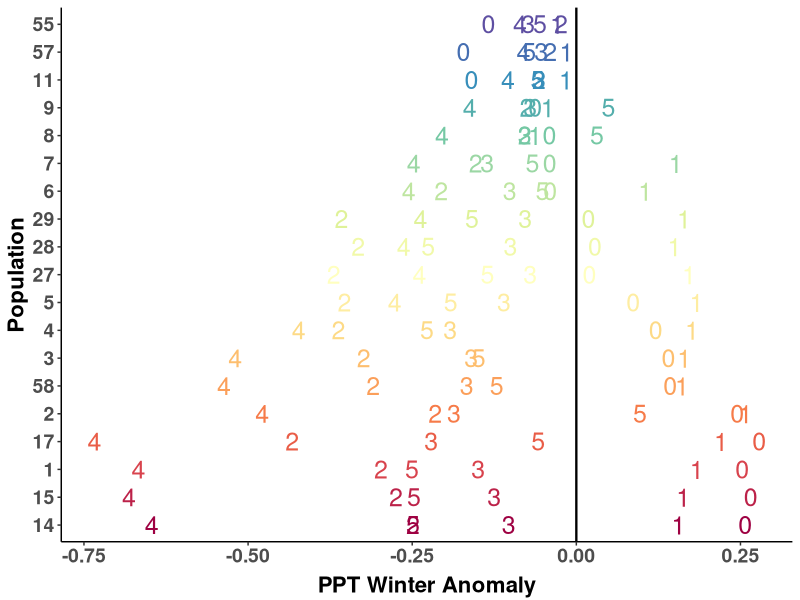
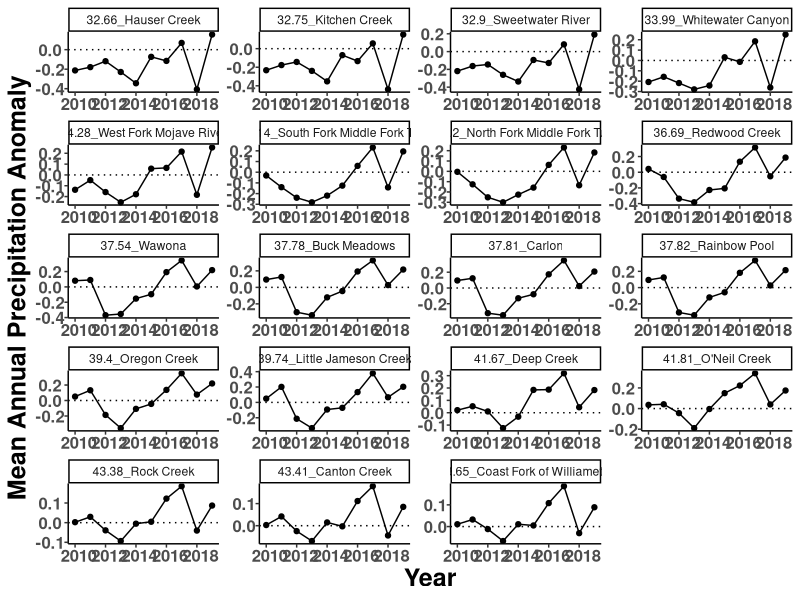
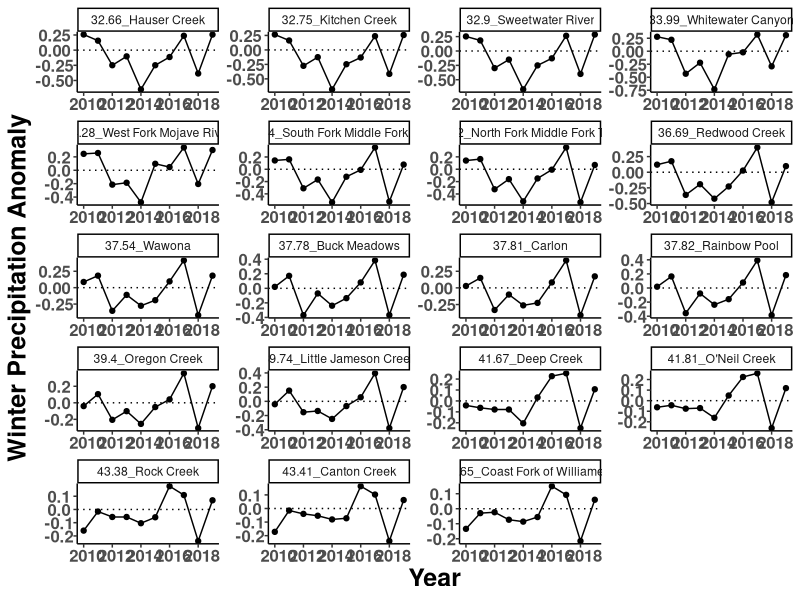
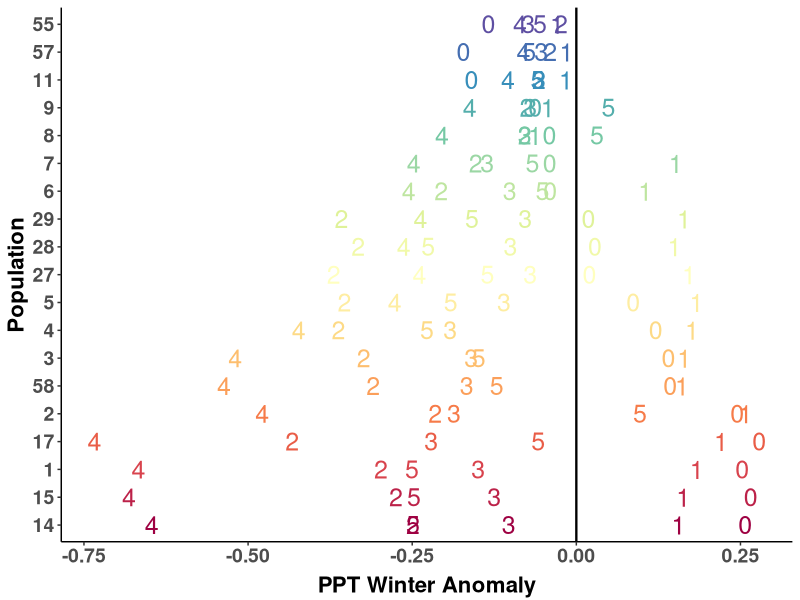
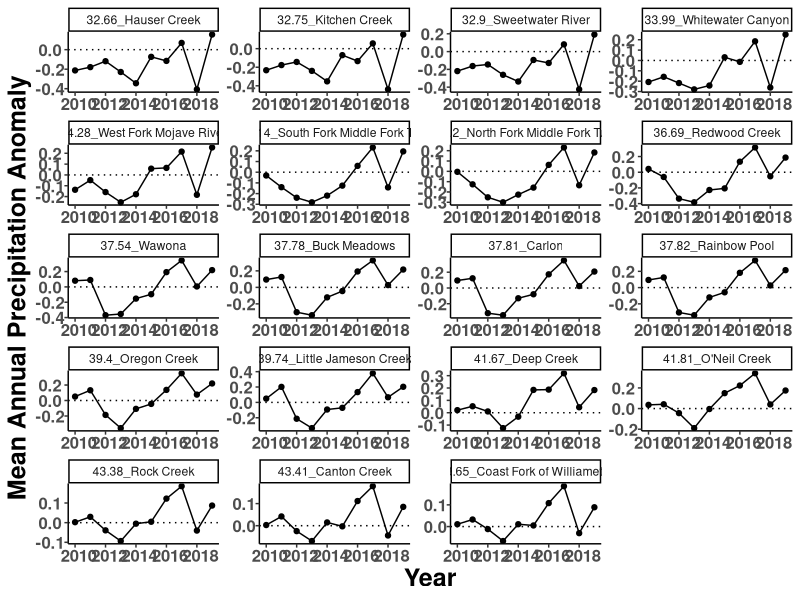
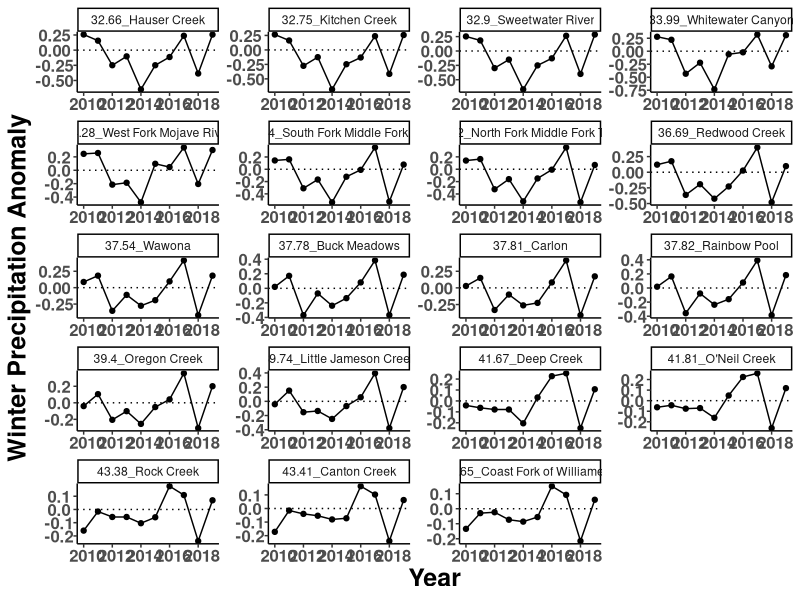

Write the R code that produced these figures, in order.
##################################################################################
## Daniel Anstett
## Some timeseries of weather and weather anomaly for each demography site
## 
## Last Modified January 22, 2020
###################################################################################
theme_ci <- function(){ 
  theme_classic() %+replace%    #replace elements we want to change
    theme(axis.text.x = element_text(size = 12, face = "bold", angle = 0,hjust = 0.4, vjust = 0.7), 
          axis.title = element_text(size = 18, face = "bold"), 
          axis.text.y = element_text(size = 12, face = "bold"))
          #strip.background = element_blank(),strip.text.x = element_text(size = 16, face = "bold"))
}
###################################################################################
#Load Libraries
library(tidyverse)
library(RColorBrewer)


#*******************************************************************************
### 1. Read in climate data
#*******************************************************************************

#Import weather data
wna2 <- read_csv("data/climate_data/demo_weather_wateryear.csv")  %>% filter(Paper_ID!=12)
wna2 <- wna2 %>% #Selects MAT, MAP, CMD,
  select(Site,Paper_ID,Latitude,Longitude,Year,MAT.weath=MAT,MAP.weath=MAP,CMD.weath=CMD) %>%  
  mutate(log.MAP.weath = log10(MAP.weath)) #Take log of MAP
#separate(ID_Year1, into = c("Site", "Year"), sep = "_") #makes site/year variable
wna2$Site <- as.factor(wna2$Site) ; wna2$Year <- as.numeric(wna2$Year) #define variables

#Import weather anomaly data
anom <- read_csv("data/climate_data/climate_anomaly_yearly.csv") %>% filter(Paper_ID!=12)

#Make Lat.Site Variable
wna2.site <- wna2 
wna2.site$Latitude <- round(wna2.site$Latitude ,digit=2) 
wna2.site <- wna2.site %>% unite(col=Lat.Site,c("Latitude","Site"),sep="_") %>% select(Lat.Site)
wna2 <- cbind(wna2,wna2.site)

anom.site <- anom 
anom.site$Latitude <- round(anom.site$Latitude ,digit=2) 
anom.site <- anom.site %>% unite(col=Lat.Site,c("Latitude","Site"),sep="_") %>% select(Lat.Site)
anom <- cbind(anom,anom.site)



#*******************************************************************************
### 2. Visualize drought anomaly
#*******************************************************************************

#Make populations appear in latitudinal order, filter year range
anom_year<-anom %>% mutate(Site.Lat=paste(Latitude,Paper_ID,sep="_")) %>% filter(Year<2016)
anom_year$Paper_ID<-as.factor(anom_year$Paper_ID) 
anom_year$Paper_ID<-factor(anom_year$Paper_ID,levels=c("55","57","11","9","8","7","6","29","28","27",
                                                       "5","4","3","58","2","17","1","15","14"))
#
Site.label<-c("43.6517_55"="55",
              "43.4137_57"="57",
              "43.37876_11"="11",
              "41.80979_9"="9",
              "41.66546_8"="8",
              "39.74298_7"="7",
              "39.39704_6"="6",
              "37.81878_29"="29",
              "37.81006_28"="28",
              "37.77722_27"="27",
              "37.53822_5"="5",
              "36.68952_4"="4",
              "36.20081_3"="3",
              "36.13756_58"="58",
              "34.28425_2"="2",
              "33.99329_17"="17",
              "32.89913_1"="1",
              "32.75206_15"="15",
              "32.65822_14"="14")


# N-S color gradient
lat_cols=colorRampPalette(brewer.pal(11,"Spectral"))
n.sites <- length(unique(anom_year$Paper_ID))
color.list <- lat_cols(n.sites)

anom_year$Paper_ID <- as.character(anom_year$Paper_ID)
#Use ggplot to generate plot with all required formating
ppt_wt_lat<-ggplot(anom_year, aes(x=Site.Lat, y=PPT_wt.anom, shape=factor(Year), col=factor(Paper_ID)))+ 
  geom_point(aes(fill=Paper_ID), size =6)+
  scale_shape_manual(values=c(48:53))+
  scale_y_continuous(name="PPT Winter Anomaly")+
  xlab("Population")+
  geom_hline(yintercept = 0, color="black", size=0.8)+
  coord_flip()+
  scale_color_manual(values= c("55"="#5E4FA2",
                               "57"="#456EB1",
                               "11"="#378EBA",
                               "9"="#54AEAC",
                               "8"="#75C8A4",
                               "7"="#9BD7A4",
                               "6"="#BEE5A0",
                               "29"="#DFF299",
                               "28"="#F1F9A9",
                               "27"="#FFFFBF",
                               "5"="#FEEDA2",
                               "4"="#FDDA86",
                               "3"="#FDBE6E",
                               "58"="#FB9F5A",
                               "2"="#F67B49",
                               "17"="#E95D47",
                               "1"="#D8434D",
                               "15"="#BC2249",
                               "14"="#9E0142"))+theme_classic()
ppt_wt_lat<-ppt_wt_lat + theme(legend.position = "none",
                               axis.title.x=element_text(size=16,vjust = 0, face="bold",hjust=0.5),
                               #axis.ticks.x = element_blank(),
                               axis.text.x = element_text(size=14, face="bold", angle=0,hjust=0.5),
                               axis.text.y = element_text(size=14,face="bold"),
                               axis.title.y = element_text(size=16,vjust = 1, face="bold",hjust=0.5))+
  scale_x_discrete(labels=Site.label)
ppt_wt_lat

ggsave("graphs/Climate/PPT_wt_pop.pdf",width=12, height = 8, units = "in")



#*******************************************************************************
### 3. Make climate timeseries
#*******************************************************************************

#Plot MAP anomaly
ggplot(anom, aes(x=Year, y=MAP.anom))+
  geom_point()+ geom_line()+ ylab("Mean Annual Precipitation Anomaly") +
  scale_x_continuous(breaks=c(2010,2012,2014,2016,2018))+
  geom_hline(yintercept=0, linetype="dotted") +
  facet_wrap(~Lat.Site, scale="free", nrow=5) + #theme_classic() #+
theme_ci()#+
#theme(strip.background = element_blank(), strip.text.x = element_blank(),
#     legend.title = element_blank())

ggsave("graphs/Climate/MAP_time.pdf",width=12, height = 8, units = "in")


#Plot PPT_wt anomaly
ggplot(anom, aes(x=Year, y=PPT_wt.anom))+
  geom_point()+ geom_line()+ ylab("Winter Precipitation Anomaly") +
  scale_x_continuous(breaks=c(2010,2012,2014,2016,2018))+
  geom_hline(yintercept=0, linetype="dotted") +
  facet_wrap(~Lat.Site, scale="free", nrow=5) + #theme_classic() #+
  theme_ci()#+
ggsave("graphs/Climate/PPT_wt_time.pdf",width=12, height = 8, units = "in")
